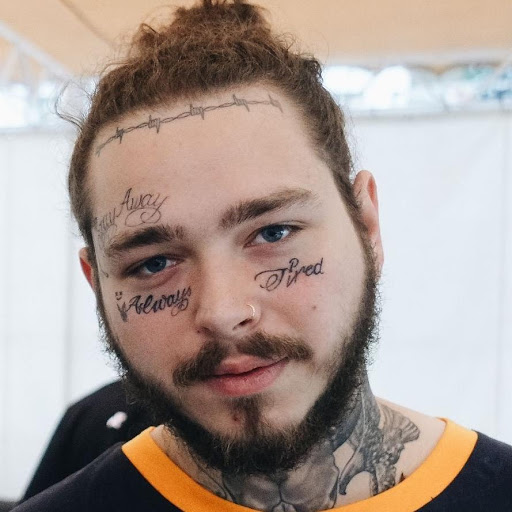
#> input picture paint/malone.jpg, 512 x 512 px
$ python inpainting.py
#> lines starting #> are read from the running program, lines starting #| are printed output that depends on the picture; after the words box and inside, x2 and y2 are one past the last pixel; in counts of white or black regions, pixels touching at a corner belong together
import matplotlib.image as mpimg
import cv2 as cv
import scipy
import numpy as np


def harmonic_inpainting(damaged_file, mask_file, output_file, fidelity, tol, maxiter, dt): #damaged_file,mask_file,output_file,lambda,tol,maxiter,dt
#> called with damaged_file = 'malone.jpg', mask_file = 'mask_malone.png', output_file = 'result.png', fidelity = 10, tol = 1e-05, maxiter = 500, dt = 0.1
    input = mpimg.imread(damaged_file)
#> input is the input picture: shape (512, 512, 3); mean R, G, B 169.6, 154.7, 147.8

    if input.ndim == 3:
        M, N, C = input.shape
#> M = 512; N = 512; C = 3
    else:
        M, N = input.shape
        C = 1

    mask = scipy.float64((mpimg.imread(mask_file) == 1))
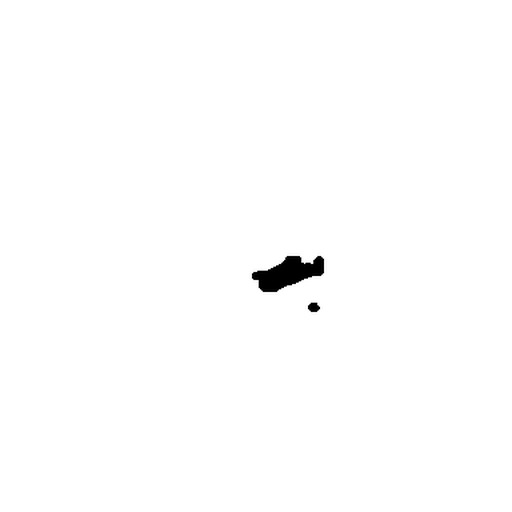
#> input picture paint/mask_malone.png, 512 x 512 px
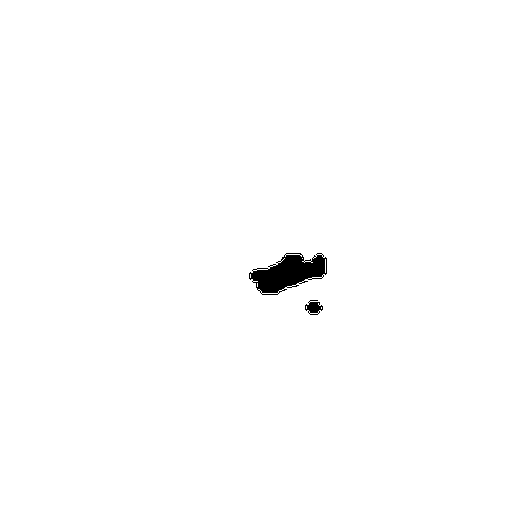
#> mask: shape (512, 512, 3) float64; values 0 (black) and 1 (white), 99.2% white; 2 black regions, box (x1, y1, x2, y2) and area: (249, 253, 327, 295) 1866, (305, 300, 323, 315) 165
    if (input.ndim == 3) & (mask.ndim < 3):
        mask = np.repeat(mask[:, :, np.newaxis], C, axis=2)

    if C == 1:
        input = scipy.expand_dims(input, axis=2)
        mask = scipy.expand_dims(mask, axis=2)

    u = mask * input

    # u = input.copy()

    for c in range(0, C):

        for iter in range(0, maxiter):

            # COMPUTE NEW SOLUTION
            laplacian = cv.Laplacian(u[:, :, c], cv.CV_64F)
            unew = u[:, :, c] + dt * (laplacian + fidelity * mask[:, :, c] * (input[:, :, c] - u[:, :, c]))

            # exit condition
            diff_u = np.linalg.norm(unew.reshape(M * N, 1) - u[:, :, c].reshape(M * N, 1), 2) / np.linalg.norm(
                unew.reshape(M * N, 1), 2)

            # update
            u[:, :, c] = unew

            # test exit condition
            if diff_u < tol:
                break

#> (the run stopped early here; a loop or call above may not have finished)
